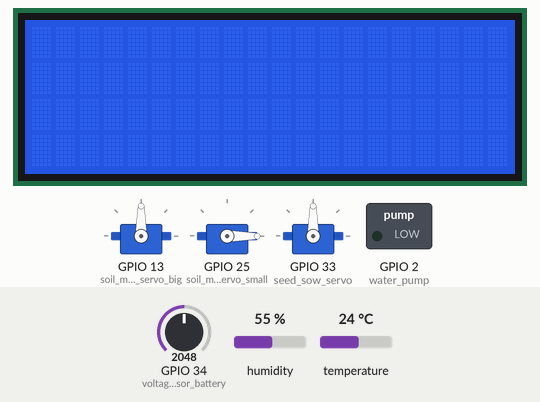
The sketch below on a simulated ESP32. Parts: 3 × servo, 20×4 character LCD, switched loads named in the sketch (green lamp = pin HIGH). The inputs (shaded band) are chosen by the test bench; at power-on: humidity 55 %, GPIO 34 (voltage_sensor_battery) = 2048, temperature 24 °C. WiFi joins after 1.5 s; servers stay silent unless stated; what the sketch prints to the serial monitor is not drawn.

Above: at 1.2 s.
1.3 s: humidity set to 22 %
At 4.2 s:
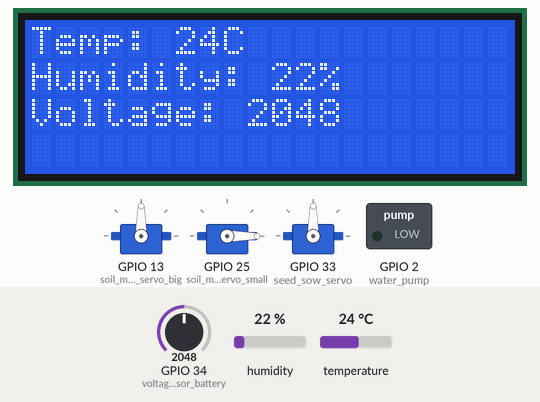
4.8 s: GPIO 34 (voltage_sensor_battery) set to 2866
At 5.9 s:
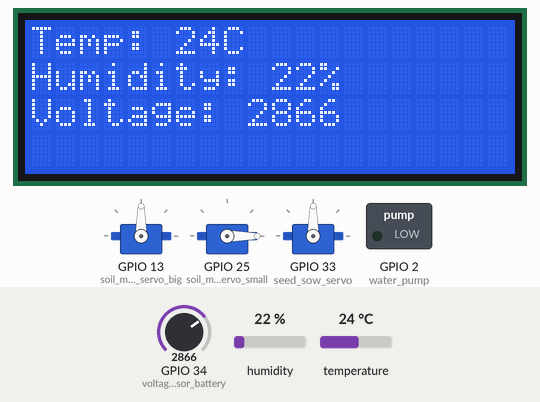
6.9 s: temperature set to 12 °C
At 10.7 s:
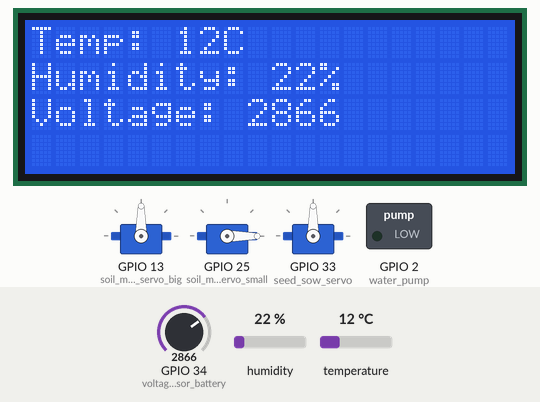
11.2 s: GPIO 34 (voltage_sensor_battery) set to 3603
At 12.5 s:
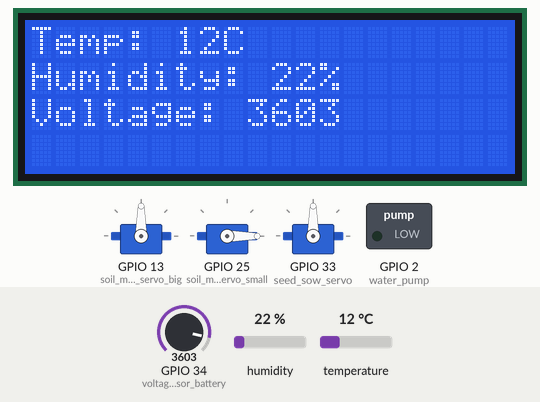
13.3 s: humidity set to 40 %
At 15.2 s:
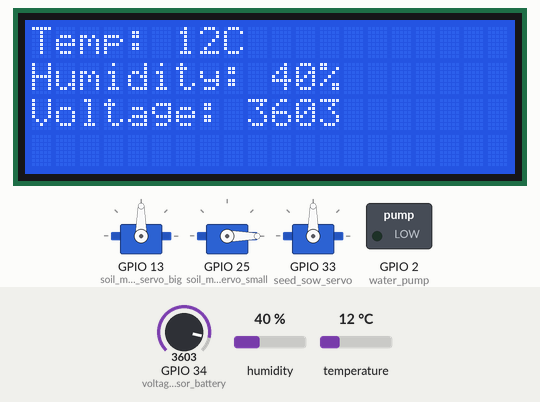
15.5 s: GPIO 34 (voltage_sensor_battery) set to 4095
At 17.2 s:
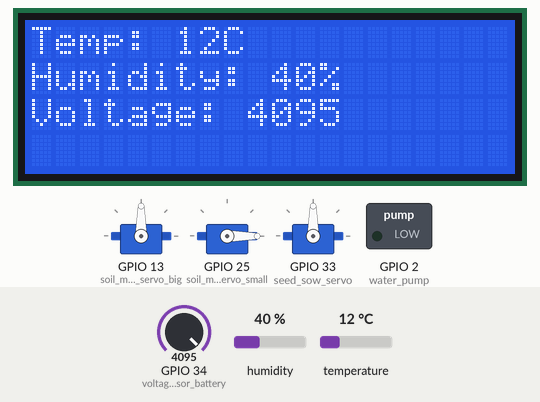
Timing chart, 0 to 18.6 s (numbered marks = the images above; inputs shaded):
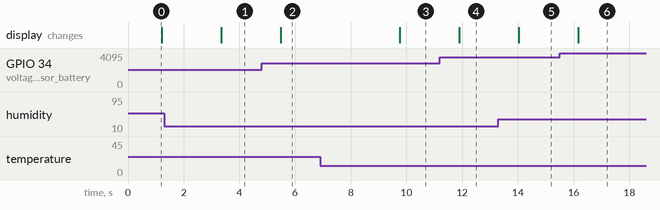

Measured:
- after the input at 1.3 s, the display: changes after 2.0 s (image 1)
- after the input at 4.8 s, the display: changes after 0.68 s (image 2)
- after the input at 6.9 s, the display: changes after 2.9 s (image 3)
- after the input at 11.2 s, the display: changes after 0.69 s (image 4)
- after the input at 13.3 s, the display: changes after 0.73 s (image 5)
- after the input at 15.5 s, the display: changes after 0.67 s (image 6)

The sketch:

trying_new_things.ino
```cpp
#include <ESP32Servo.h>
#include <Wire.h>
#include <LiquidCrystal_I2C.h>
#include <WiFi.h>
#include <HTTPClient.h>
#include <freertos/FreeRTOS.h>
#include <freertos/task.h>
#include <DHT11.h>

DHT11 dht11(32);

#define soil_moisture_servo_big 13
#define soil_moisture_servo_small 25
#define seed_sow_servo 33
#define soil_moisture_sensor 35
#define voltage_sensor_solar_panel 39
#define voltage_sensor_battery 34
#define water_pump 2
#define ldr_sensor 36
#define lcd_SDA 21
#define lcd_SCL 22
#define fertilizer_motor 26

Servo soilMoistureServoBig;
Servo soilMoistureServoSmall;
Servo seedSowServo;

LiquidCrystal_I2C lcd(0x27, 20, 4);

int fertilizer_state = 0;
int seed_sow_state = 0;
int water_pump_state = 0;
int soil_moisture_state = 0;

const char* ssid = "SHAHRAT (2.4G)";
const char* password = "66667777";
const char* serverName = "https://agri-bot-kwis.onrender.com/esp32-receive/";

unsigned long previousMillis = 0;
const long interval = 1000;

String response = "";
String previous_response = response;
SemaphoreHandle_t i2cMutex = NULL;

bool lcd_connected = false;

bool isI2CDevicePresent(uint8_t address) {
  Wire.beginTransmission(address);
  int error = Wire.endTransmission();
  return (error == 0);
}

void lcd_on(void* param) {
  for (;;) {
    int temperature = dht11.readTemperature();
    int humidity = dht11.readHumidity();
    int voltage_sensor_battery_read = analogRead(voltage_sensor_battery);

    if (lcd_connected) {
      if (xSemaphoreTake(i2cMutex, pdMS_TO_TICKS(1000)) == pdTRUE) {
        lcd.setCursor(0, 0);
        lcd.print("                    ");
        lcd.setCursor(0, 0);
        lcd.print("Temp: ");
        lcd.print(temperature);
        lcd.print("C");
        lcd.setCursor(0, 1);
        lcd.print("                    ");
        lcd.setCursor(0, 1);
        lcd.print("Humidity: ");
        lcd.print(humidity);
        lcd.print("%");
        lcd.setCursor(0, 2);
        lcd.print("                    ");
        lcd.setCursor(0, 2);
        lcd.print("Voltage: ");
        lcd.print(voltage_sensor_battery_read);
        xSemaphoreGive(i2cMutex);
      } else {
        Serial.println("Failed to acquire I2C mutex in lcd_on");
      }
    } else {
      Serial.print("Temp: ");
      Serial.print(temperature);
      Serial.println("C");
      Serial.print("Humidity: ");
      Serial.print(humidity);
      Serial.println("%");
      Serial.print("Voltage: ");
      Serial.println(voltage_sensor_battery_read);
    }

    vTaskDelay(1000 / portTICK_PERIOD_MS); // Update every 1 second
  }
}

void seedSowTask(void *pvParameters) {
  static int prev_seed_sow_state = 0;

  for (;;) {
    if (seed_sow_state != prev_seed_sow_state) {
      if (seed_sow_state == 1) {
        Serial.println("seed sow has started.");
      } else {
        Serial.println("seed sow has ended.");
      }
      prev_seed_sow_state = seed_sow_state;
    }

    if (seed_sow_state == 1) {
      if (seedSowServo.read() != 90) {
        seedSowServo.write(90);
        vTaskDelay(500 / portTICK_PERIOD_MS);
      }
      if (seedSowServo.read() != 180) {
        seedSowServo.write(180);
        vTaskDelay(500 / portTICK_PERIOD_MS);
      }
    }
    vTaskDelay(100 / portTICK_PERIOD_MS);
  }
}

void soilMoistureTask(void *pvParameters) {
  static int prev_soil_moisture_state = 0;

  for (;;) {
    if (soil_moisture_state != prev_soil_moisture_state) {
      if (soil_moisture_state == 1) {
        Serial.println("The soil Moisture measuring has started.");
      } else {
        Serial.println("The soil Moisture measuring has stopped.");
        soilMoistureServoBig.write(90);
        vTaskDelay(1000 / portTICK_PERIOD_MS);
        soilMoistureServoSmall.write(0);
        vTaskDelay(1000 / portTICK_PERIOD_MS);
      }
      prev_soil_moisture_state = soil_moisture_state;
    }

    if (soil_moisture_state == 1) {
      soilMoistureServoBig.write(40);
      vTaskDelay(1000 / portTICK_PERIOD_MS);
      soilMoistureServoSmall.write(130);
      vTaskDelay(1000 / portTICK_PERIOD_MS);
      int soil_moisture_read = analogRead(soil_moisture_sensor);
      Serial.print("Soil Moisture: ");
      Serial.println(soil_moisture_read);

      if (lcd_connected) {
        if (xSemaphoreTake(i2cMutex, pdMS_TO_TICKS(1000)) == pdTRUE) {
          lcd.clear();
          lcd.setCursor(0, 0);
          lcd.print("SoilMos: ");
          lcd.print(soil_moisture_read);
          Serial.println("LCD is Showing.");
          xSemaphoreGive(i2cMutex);
        } else {
          Serial.println("Failed to acquire I2C mutex");
        }
      }
    }
    vTaskDelay(100 / portTICK_PERIOD_MS);
    UBaseType_t uxHighWaterMark = uxTaskGetStackHighWaterMark(NULL);
  }
}

void wifi_run(void* param) {
  WiFi.begin(ssid, password);
  Serial.print("connecting to wifi");
  int retryCount = 0;
  const int maxRetries = 20;
  for (;;) {
    if (WiFi.status() != WL_CONNECTED) {
      if (retryCount < maxRetries) {
        Serial.print(".");
        vTaskDelay(500 / portTICK_PERIOD_MS);
        retryCount++;
      } else {
        Serial.println("WiFi connection failed, retrying...");
        WiFi.disconnect();
        WiFi.begin(ssid, password);
        retryCount = 0;
        vTaskDelay(5000 / portTICK_PERIOD_MS);
      }
    } else {
      HTTPClient http;
      http.begin(serverName);
      int httpResponseCode = http.GET();
      if (httpResponseCode > 0) {
        Serial.print("Response code: ");
        Serial.println(httpResponseCode);
        String new_response = http.getString();
        if (new_response != response) {
          Serial.println("Server response:");
          Serial.println(new_response);
        }
        previous_response = response;
        response = new_response;
      } else {
        Serial.print("Error code: ");
        Serial.println(httpResponseCode);
      }
      http.end();
      vTaskDelay(1000 / portTICK_PERIOD_MS);
      retryCount = 0;
    }
  }
}

void setup() {
  Serial.begin(115200);

  i2cMutex = xSemaphoreCreateMutex();
  if (i2cMutex == NULL) {
    Serial.println("Failed to create I2C mutex");
  }

  xTaskCreatePinnedToCore(
    wifi_run,
    "wifi run",
    4096,
    NULL,
    2,
    NULL,
    0
  );

  ESP32PWM::allocateTimer(0);
  ESP32PWM::allocateTimer(1);
  soilMoistureServoBig.setPeriodHertz(50);
  soilMoistureServoSmall.setPeriodHertz(50);
  seedSowServo.setPeriodHertz(50);

  if (!soilMoistureServoBig.attach(soil_moisture_servo_big, 500, 2500)) {
    Serial.println("Failed to attach soilMoistureServoBig... what a pain..");
  }
  if (!soilMoistureServoSmall.attach(soil_moisture_servo_small, 500, 2500)) {
    Serial.println("Failed to attach soilMoistureServoSmall... what a pain..");
  }
  if (!seedSowServo.attach(seed_sow_servo, 500, 2500)) {
    Serial.println("Failed to attach seedSowServo... what a pain..");
  }

  soilMoistureServoBig.write(90);
  soilMoistureServoSmall.write(0);
  seedSowServo.write(90);

  pinMode(voltage_sensor_solar_panel, INPUT);
  pinMode(voltage_sensor_battery, INPUT);
  pinMode(ldr_sensor, INPUT);
  pinMode(soil_moisture_sensor, INPUT);
  pinMode(water_pump, OUTPUT);

  Wire.begin(lcd_SDA, lcd_SCL);
  Wire.setClock(100000);
  lcd_connected = isI2CDevicePresent(0x27);
  if (lcd_connected) {
    lcd.init();
    lcd.backlight();
  } else {
    Serial.println("LCD not detected, skipping initialization and usage.");
  }

  xTaskCreatePinnedToCore(
    seedSowTask,
    "SeedSowTask",
    2048,
    NULL,
    2,
    NULL,
    1);

  xTaskCreatePinnedToCore(
    soilMoistureTask,
    "SoilMoistureTask",
    4096,
    NULL,
    2,
    NULL,
    1);

  xTaskCreatePinnedToCore(
    lcd_on,
    "LCD On",
    2048,
    NULL,
    2,
    NULL,
    1
  );
}

void loop() {

  if (response == "fertilizer_on") {
    fertilizer_state = HIGH;
  } else if (response == "fertilizer_off") {
    fertilizer_state = LOW;
  } else if (response == "water_pump_on") {
    water_pump_state = HIGH;
  } else if (response == "water_pump_off") {
    water_pump_state = LOW;
  } else if (response == "seed_sow_on") {
    seed_sow_state = 1;
  } else if (response == "seed_sow_off") {
    seed_sow_state = 0;
  } else if (response == "start_measuring_soil_moisture") {
    soil_moisture_state = 1;
  } else if (response == "stop_measuring_soil_moisture") {
    soil_moisture_state = 0;
  }
  digitalWrite(water_pump, water_pump_state);
  digitalWrite(fertilizer_motor, fertilizer_state);

  vTaskDelay(1 / portTICK_PERIOD_MS);
}
```
